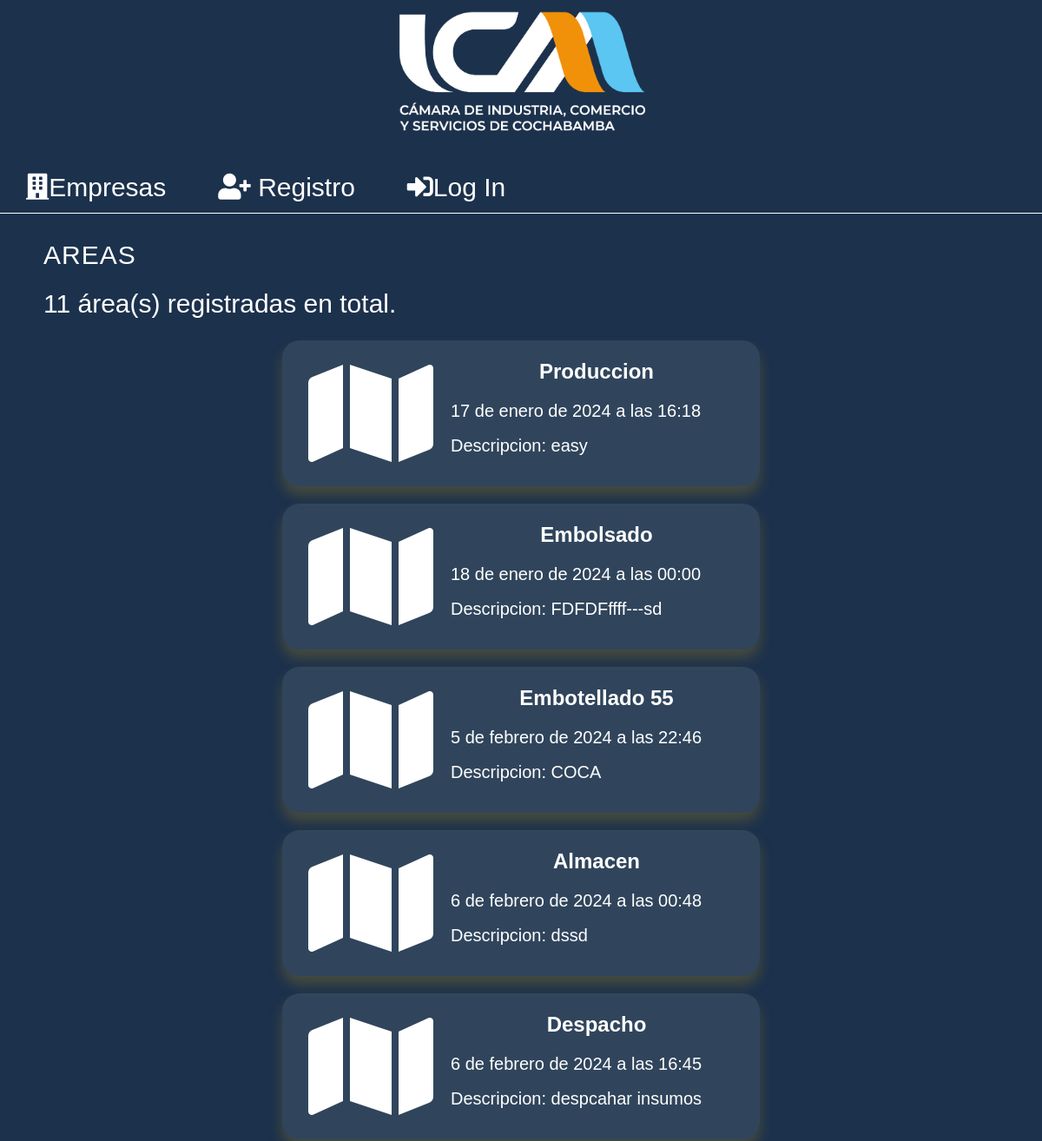
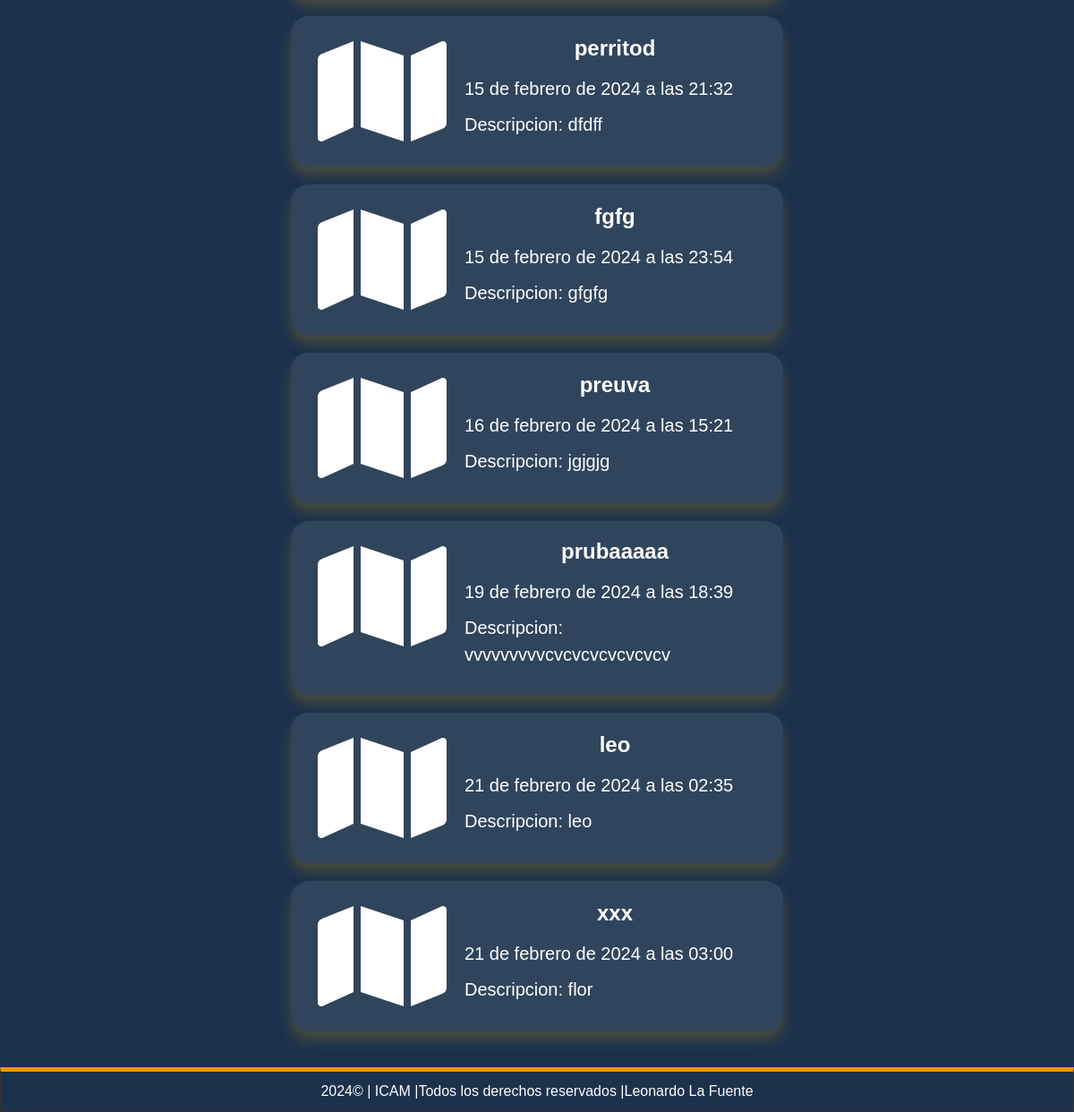
Page /search-area/ on the earlier database version (2 pictures, top to bottom).
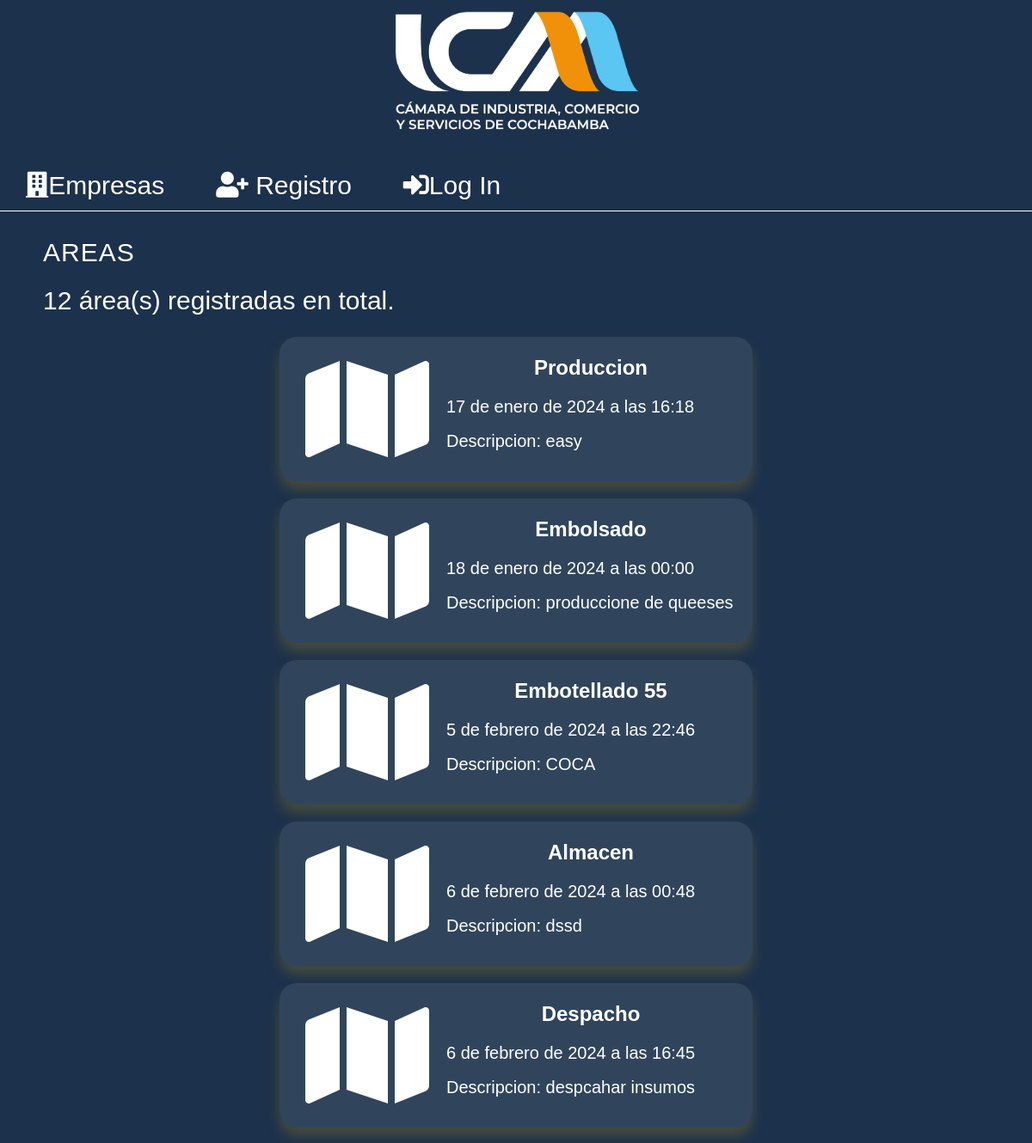
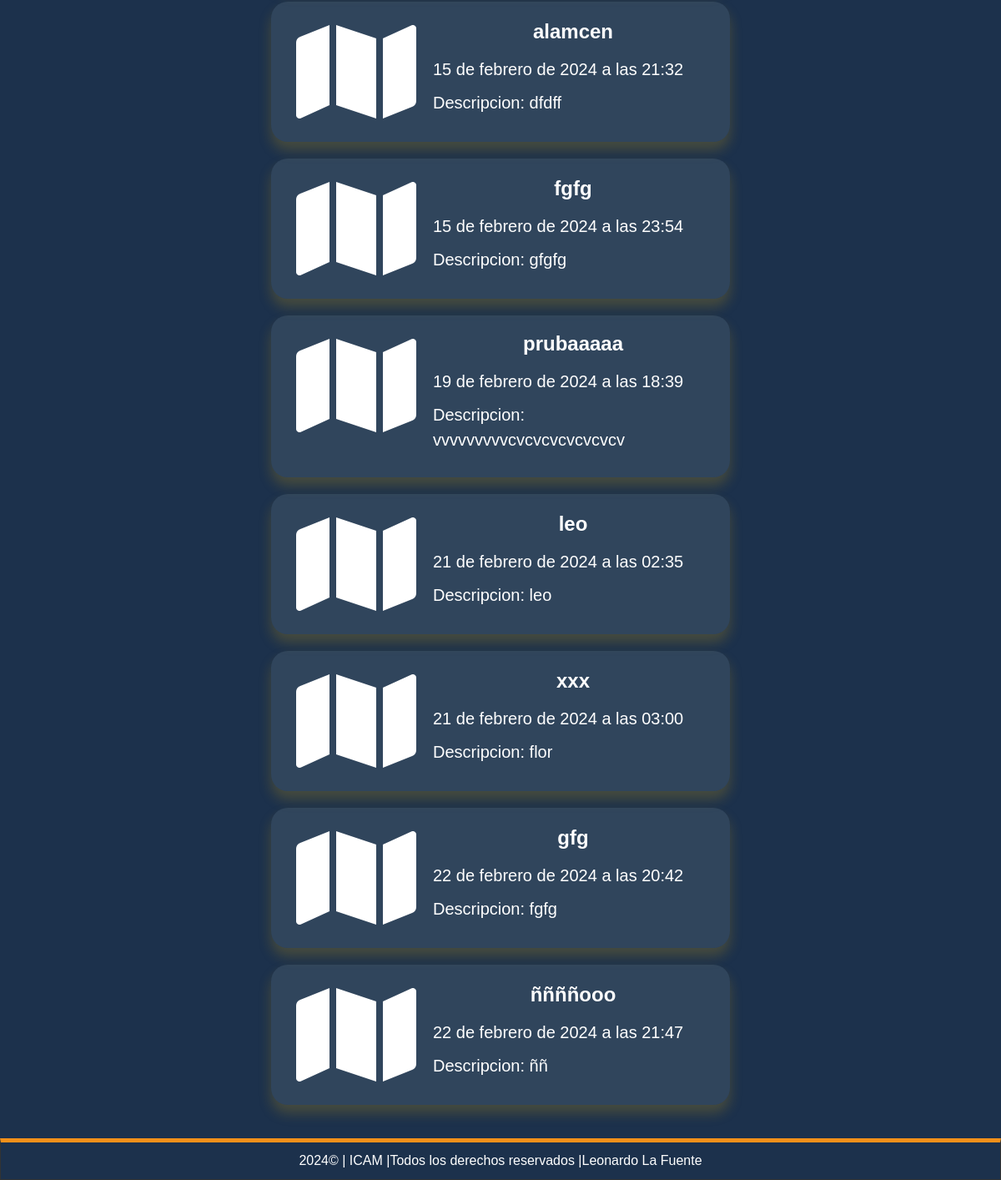
Same page on the later database version (2 pictures, top to bottom).
### record/models.py (models this page shows, shortened)
class Area(models.Model):
    name = models.CharField(max_length=200,verbose_name='Nombre del Area')
    description = models.TextField(verbose_name='Descripcion')
    created_at = models.DateTimeField(auto_now_add=True,verbose_name='Creado el')
    updated_at = models.DateTimeField(auto_now=True,verbose_name='Editado el')
    company = models.ForeignKey(Company, on_delete=models.CASCADE)
    class Meta:
        verbose_name='Area'
        verbose_name_plural='Areas'

### record/views.py (the view)
# urls.py: path('search-area/', views.search_area, name='search_area'),
def search_area(request):
    query = request.GET.get('q')
    searched = False
    if query:
        areas = Area.objects.filter(name__icontains=query)
        searched = True
    else:
        areas = Area.objects.all()
    for area in areas:
        if not area.company_id:
            raise ValueError(f"Area {area.id} does not have a valid company_id.")
    return render(request, 'positions/list.html', {'title':'AREAS','areas': areas, 'searched': searched})

### pages/context_processors.py (called while the page is built)
def get_pages(request):
    pages = Page.objects.filter(visible=True).order_by('order').values_list('id','title','slug')
    return {
        'pages':pages
    }

### record/processor.py (called while the page is built)
def get_areas(request):
    if request.user.is_authenticated and 'selected_company_id' in request.session:
        try:
            company = Company.objects.get(id=request.session['selected_company_id'])
            areas = Area.objects.filter(company=company).values_list('id', 'name')
            return {
                'areas': areas,
                'selected_company_id': request.session['selected_company_id'],  # Agrega esta línea
            }
        except Company.DoesNotExist:
            return {
                'areas': [],
            }
    else:
        return {
            'areas': [],
        }

### record/templates/positions/list.html (shortened to what this page needs)
{% extends "layouts/layout.html" %}
{%block content%}
<h1 class="title">{{title}}</h1>
<p>{{ areas.count }} área(s) registradas en total.</p>
{% for area in areas %}
    {% if area.id %}
        <a href="{% url 'area' area.id%}" style="text-decoration: none; color: inherit;">
        <div class="position-item">
            <div class="logo">
                <i class="fas fa-map" style="font-size: 8em; color: white;padding-left:10px;"></i>
            </div>
            <div class="data">
                    <h3>{{ area.name }}</h3>
                    <p>{{ area.created_at }}</p>
                    <p>Descripcion: {{ area.description }}</p>
                </a>
        </div>
            </div>
    {% else %}
        <article class="position-item">
            <div class="data">
                <h3>No hay áreas disponibles para esta empresa.</h3>
            </div>
        </article>
    {% endif %}
{% endfor %}
{%endblock%}

### mainapp/templates/layouts/layout.html (shortened to what this page needs)
<!DOCTYPE html>
<html lang="es">
<head>
    {%load static%}
    <link rel="stylesheet" href="https://cdnjs.cloudflare.com/ajax/libs/font-awesome/5.15.3/css/all.min.css">
    <link rel="stylesheet" href="https://stackpath.bootstrapcdn.com/bootstrap/4.5.0/css/bootstrap.min.css">
    <link rel="stylesheet" type="text/css" href="{%static 'css/styles.css'%}">
</head>
<body>
    <header>
        <div id="logotipo">
            <img src="{%static 'imagenes/icam.png'%}" />
        </div>
    </header>
    <nav>
        <ul>
            <li>
                <a href="{% url 'index' %}"><i class="fas fa-building"></i>Empresas</a>
            </li>
            {% if user.email %}
                <li>
                    <a href="{% url 'logout' %}"><i class="fas fa-sign-out-alt"></i>Cerrar Sesion</a>
                </li>
            {% else %}
                <li>
                    <a href="{% url 'register' %}"><i class="fas fa-user-plus"></i> Registro</a>
                </li>
                <li>
                    <a href="{% url 'login' %}"><i class="fas fa-sign-in-alt"></i>Log In</a>
                </li>
            {% endif %}
        </ul>
    </nav>
    <div id="content">
        <div class="box">
            {% block content %}{% endblock %}
    <footer>
        {%now "Y"%}&copy; | ICAM |Todos los derechos reservados |Leonardo La Fuente
    </footer>
</body>
</html>

### mainapp/static/css/styles.css (style rules this page uses)
* { margin: 0px; padding: 0px; font-family: sans-serif; text-decoration: none; }
.box p,.box h1, .box h2, .box h3 ,.box ul { margin-top: 10px; margin-bottom: 15px; color: white; font-size: 30px; }
body { background-color: #1c314c; }
header { width: 100%; height: 180px; background-color: #1c314c; margin: auto; }
#logotipo { width: 100%; height: 140px; margin: auto; padding-top: 10px; display: flex; justify-content: center; align-items: center; }
#logotipo img { padding-top: 10px; display: block; width: 300px; }
nav { width: 100%; height: 50px; margin: 0 auto; background-color: #1c314c; font-family: inherit; border-bottom: 1px solid white; text-decoration: none; color: inherit; font-size: 30px; }
nav > ul { list-style: none; text-decoration: none; }
nav > ul > li { line-height: 40px; float: left; }
nav > ul > li > a { display: block; padding-right: 30px; padding-left: 30px; color: white; }
#content { width: 100%; min-height: 920px; margin: 0 auto; }
.box { background: #1c314c; width: 95%; min-height: 930px; padding: 20px; border-radius: 2px; margin: 0 auto; }
.box a { color: white; }
.title { color:#1c314c; letter-spacing: 1px; font-size: 30px; margin-bottom: 4px ; margin-top: 5px; }
.position-item { display: flex; flex-direction: row; align-items: flex-start; width: 50%; margin: 20px auto; border-radius: 20px; padding: 20px; box-shadow: 0px 10px 15px rgba(193, 152, 19, 0.26); background-color: rgba(220, 240, 231, 0.1); }
.position-item .data { flex: 2; padding-left: 20px; align-self: center; color: white; }
.position-item h3 { text-align: center; font-size: 24px; font-weight: bold; margin-top: 0; }
.position-item p:nth-child(2), .position-item p:nth-child(3) { text-align: left; }
footer { width: 100%; background-color: #1c314c; border: 1px solid #333; color: white; text-align: center; padding-top: 10px; padding-bottom: 10px; margin: 0 auto; border-top: 5px solid #f2901a; }
.position-item p { display: block; font-size: 15px; color: white; margin-bottom: 10px; font-size: 20px; }

Differences in the rows shown:
removed Area: name "preuva", created_at "16 de febrero de 2024 a las 15:21", description "jgjgjg"
changed Area "Embolsado": description "FDFDFffff---sd" → "produccione de queeses"
changed Area "dfdff": name "perritod" → "alamcen"
added Area: name "gfg", created_at "22 de febrero de 2024 a las 20:42", description "fgfg"
added Area: name "ññññooo", created_at "22 de febrero de 2024 a las 21:47", description "ññ"
Other differences:
{{ areas.count }}: "11" → "12"
